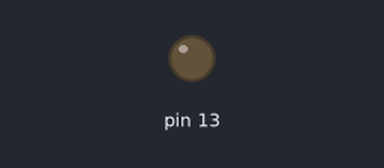
The sketch below on a simulated Arduino Uno, built for the host (arithmetic inside an expression is 32-bit, double 64-bit). Shown: output pins drawn as LEDs (lit = HIGH).

Above: at 1.1 s.
At 9.1 s:
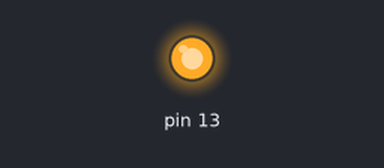
Timing chart, 0 to 13.1 s (numbered marks = the images above):
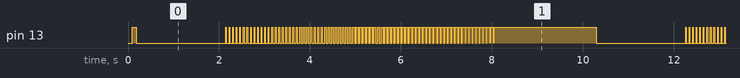

Measured:
- by itself, pin 13: moves between LOW and HIGH, repeating every 10.1 s
- by itself, everything shown: repeats every 16.7 s, in 82 steps

The sketch:

avr_ledon_count_millis.ino
```cpp
//  PORTA = 0x20;
//  delay(1000);
//  PORTA = 0x00;
//  delay(1000);

void setup() {
  DDRB = 0x20; //아웃풋모드
  TCCR2A = 0x00;
  TCCR2B = 0x02;
  TCNT2 = 56;//200개 맞추기위하여
  TIMSK2 = 0x01;
}

unsigned long previousMicros = 0;
unsigned long currentMicros = 0;
unsigned long previousMillis = 0;
unsigned long currentMillis = 0;
int count, duty;


void loop() {

  unsigned long currentMicros = micros();
  unsigned long currentMillis = millis();

   if(currentMicros - previousMicros > 100) {
    previousMicros = currentMicros;

    count++;

      if(count == 100){
        PORTB = 0x20;
        count = 0;
      }
      else if(count == duty)
      {
        PORTB = 0x00;
      }

    if(currentMillis - previousMillis > 100)
    {
      previousMillis = currentMillis;
      duty++;
      if(duty == 100)
      {
        duty = 0;
      }
    }
    }

}
```
